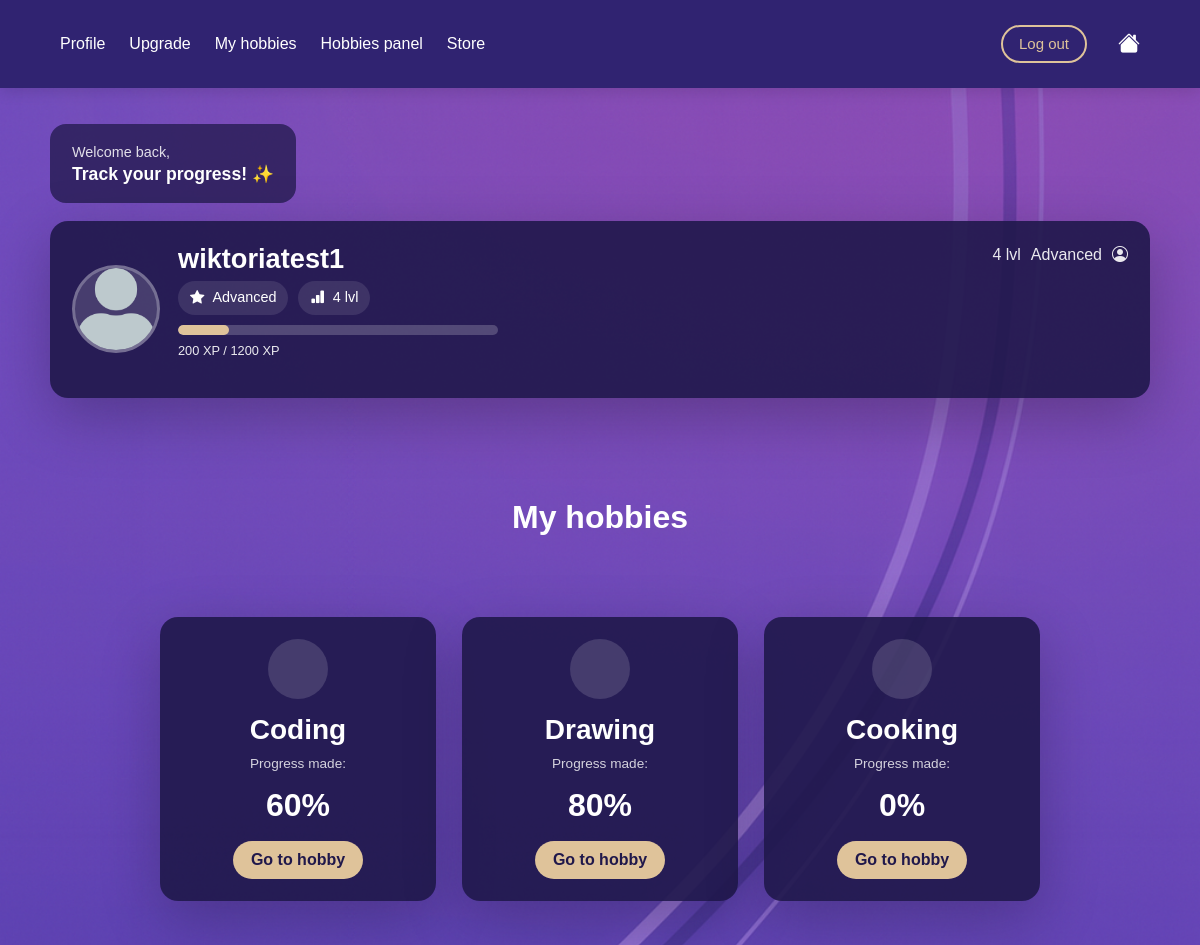
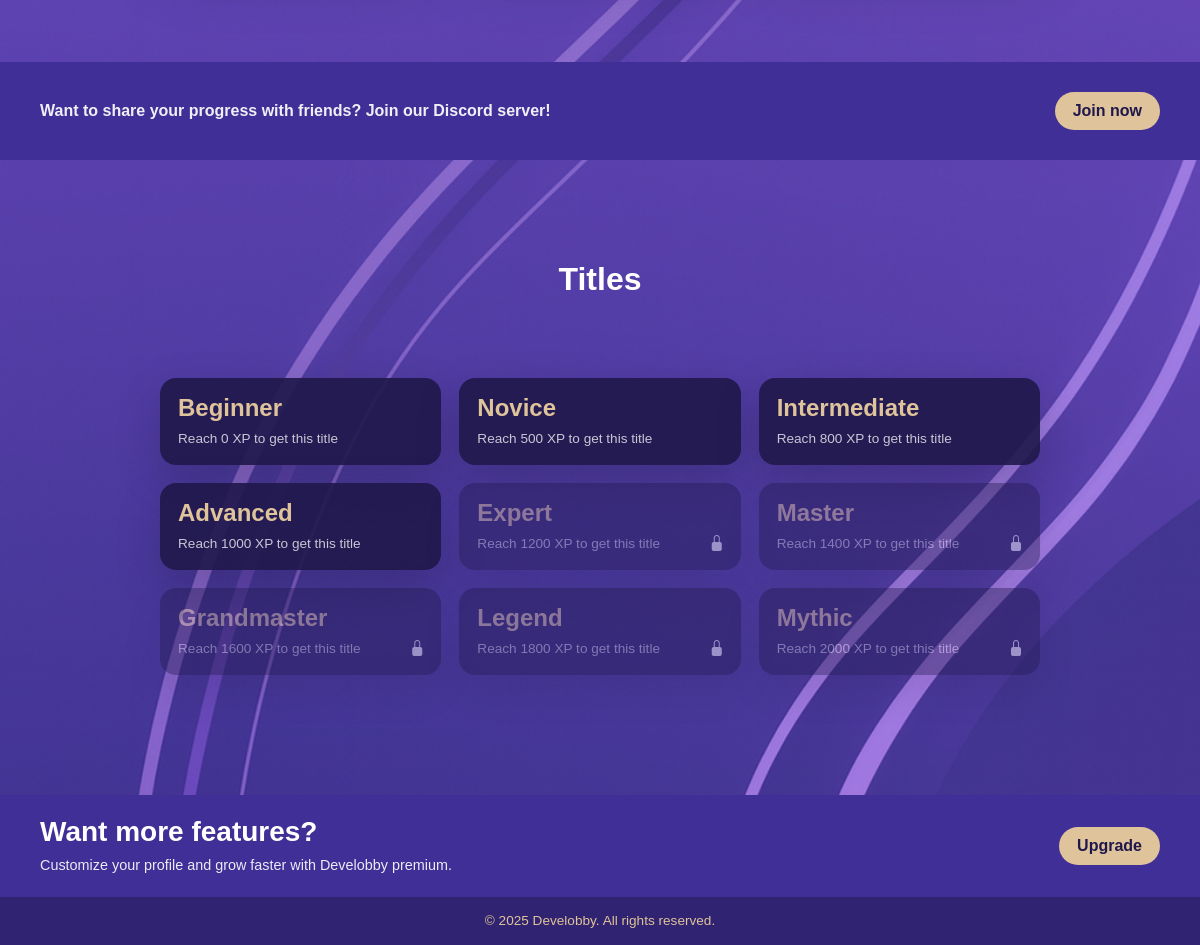
The app's page /profile/ (signed in) with its own data (2 pictures, top to bottom).
### myapp/models.py (models this page shows, shortened)
class Level(models.Model):
    title = models.CharField(max_length=100, unique=True)
    xp_required = models.PositiveIntegerField()
    class Meta:
        ordering = ['xp_required']

class Hobby(models.Model):
    user = models.ForeignKey(User, on_delete=models.CASCADE, related_name="hobbies")
    detail = models.ForeignKey(HobbyDetail, on_delete=models.CASCADE)

class HobbyDetail(models.Model):
    name = models.CharField(max_length=100, unique=True)
    description = models.TextField()

### myapp/views.py (the view)
# urls.py: path('profile/', views.profile, name='profile'),
@login_required
def profile(request):
    user = request.user
    hobbies = (
        Hobby.objects
        .filter(user=user)
        .select_related("detail")
    )
    HOBBY_ICONS = {
        "Cooking": "fi fi-rr-hat-chef",
        "Drawing": "fi fi-rr-drawer-alt",
        "Coding": "fi fi-rr-square-terminal",
        "Music": "fi fi-rr-music-alt",
        "Fitness": "fi fi-tr-dumbbell-ray",
    }
    for hobby in hobbies:
        hobby.icon = HOBBY_ICONS.get(hobby.detail.name, "fi fi-rr-star")
        challenges = Challenge.objects.filter(hobby_detail=hobby.detail)
        total = challenges.count()
        completed = UserChallenges.objects.filter(
            user=user,
            challenge__in=challenges,
            completed=True
        ).count()
        hobby.progress = int((completed / total) * 100) if total > 0 else 0
    stats, _ = UserStats.objects.get_or_create(user=user)
    current_xp = stats.xp_total
    levels = list(Level.objects.all().order_by("xp_required"))
    current_level = stats.level if stats.level else levels[0]
    next_level = None
    level_number = 1
    for i, lvl in enumerate(levels):
        if lvl.id == current_level.id:
            level_number = i + 1
            if i + 1 < len(levels):
                next_level = levels[i + 1]
            break
    progress_percent = 100
    xp_color = "xp-high"
    if next_level:
        xp_range = next_level.xp_required
        if xp_range > 0:
            progress_percent = int((current_xp / xp_range) * 100)
            progress_percent = max(0, min(progress_percent, 100))
    return render(request, "myapp/profile.html", {
        "user": user,
        "hobbies": hobbies,
        "current_level": current_level,
        "next_level": next_level,
        "current_xp": current_xp,
        "progress_percent": progress_percent,
        "level_number": level_number,
        "levels": levels,
        "xp_color": xp_color,
    })

### myapp/templates/myapp/profile.html (shortened to what this page needs)
{% extends "myapp/base.html" %}
{% load static %}
{% block extra_css %}
<link rel="stylesheet" href="{% static 'css/profile.css' %}">
{% endblock %}
{% block content %}
<main class="profile-bg">
  <div class="profile-container">
    <div class="welcome-card">
      <p class="welcome-small">Welcome back,</p>
      <h3 class="welcome-title">Track your progress! ✨</h3>
    </div>
    <section class="user-card">
      <div class="user-left">
        <div class="avatar">
          <img src="{% static 'img/avatar.png' %}" alt="User avatar">
        </div>
        <div class="user-info">
          <h2 class="username">{{ request.user.username }}</h2>
          <div class="user-badges">
            {% if current_level %}
              <span class="badge-pill">
                <i class="bi bi-star-fill"></i>
                {{ current_level.title }}
              </span>
              <span class="badge-pill">
                <i class="bi bi-bar-chart-fill"></i>
                {{ level_number }} lvl
              </span>
            {% endif %}
          </div>
          <div class="xp-wrap">
            <div class="xp-bar">
              <div class="xp-fill" style="width: {{ progress_percent }}%;"></div>
            </div>
            <p class="xp-text">
              {{ current_xp }} XP
              {% if next_level %}
                / {{ next_level.xp_required }} XP
              {% endif %}
            </p>
          </div>
        </div>
      </div>
      <div class="user-right">
        {% if current_level %}
          <div class="top-right-mini">
            <span class="mini-lvl">{{ level_number }} lvl</span>
            <span class="mini-title">{{ current_level.title }}</span>
            <i class="bi bi-person-circle mini-icon"></i>
          </div>
        {% endif %}
      </div>
    </section>
    <h2 class="section-title">My hobbies</h2>
    <section class="hobbies-grid">
      {% for hobby in hobbies %}
        <div class="hobby-card">
          <div class="hobby-icon">
          </div>
          <h3>{{ hobby.detail.name }}</h3>
          <p class="progress-label">Progress made:</p>
          <div class="progress-big">{{ hobby.progress }}%</div>
          <a href="{% url 'hobby_detail' hobby.detail.id %}" class="small-btn">
            Go to hobby
          </a>
        </div>
      {% empty %}
        <p>You have no hobbies yet.</p>
      {% endfor %}
    </section>
    <section class="discord-strip">
      <p>Want to share your progress with friends? Join our Discord server!</p>
      <a href="https://discord.gg/NMStUE7a" target="_blank" class="small-btn">
        Join now
      </a>
    </section>
    <h2 class="section-title titles-title">Titles</h2>
    <section class="titles-grid">
      {% for lvl in levels %}
        <div class="title-card {% if lvl.xp_required > current_level.xp_required %}locked-title{% endif %}">
          <h4>{{ lvl.title }}</h4>
          <p>Reach {{ lvl.xp_required }} XP to get this title</p>
          {% if lvl.xp_required > current_level.xp_required %}
            <i class="bi bi-lock-fill lock-icon"></i>
          {% endif %}
        </div>
      {% endfor %}
    </section>
    <section class="premium-banner">
      <div class="premium-text">
        <h3>Want more features?</h3>
        <p>
          Customize your profile and grow faster with Develobby premium.
        </p>
      </div>
      <a href="{% url 'upgrade' %}" class="small-btn">Upgrade</a>
    </section>
  </div>
</main>
<footer class="main-footer">
  © 2025 Develobby. All rights reserved.
</footer>
{% endblock %}

### myapp/static/css/style.css (style rules this page uses)
:root { --dark-purple: #302371; --purple: #543EA7; --beige: #DFC39A; --violet: #704ABC; --pink-violet: #9753CC; --light-violet: #B4A2E7; --white: #ffffff; }
* { box-sizing: border-box; margin: 0; padding: 0; font-family: 'Arial', sans-serif; }
body { margin: 0; background: #704ABC; color: var(--white); }
section { padding: 80px 10%; }
.main-footer { background-color: #302371; color: #DFC39A; text-align: center; padding: 18px 12px; font-size: 0.9rem; font-weight: 500; }
a { text-decoration: none !important; }
.small-btn { background: var(--beige); color: var(--dark-purple); border: none; border-radius: 999px; padding: 7px 18px; font-weight: 700; cursor: pointer; transition: transform 0.15s ease, opacity 0.15s ease; text-decoration: none; display: inline-flex; align-items: center; justify-content: center; }

### records on screen
Level: title "Advanced", xp_required "1000"
Level: xp_required "1200", title "Expert"
Hobby: detail.name "Coding", progress "60"
Hobby: detail.name "Drawing", progress "80"
Hobby: detail.name "Cooking", progress "0"
Level: title "Beginner", xp_required "0"
Level: title "Novice", xp_required "500"
Level: title "Intermediate", xp_required "800"
Level: title "Master", xp_required "1400"
Level: title "Grandmaster", xp_required "1600"
Level: title "Legend", xp_required "1800"
Level: title "Mythic", xp_required "2000"

### other values on screen
{{ request.user.username }} "wiktoriatest1"
{{ level_number }} "4"
{{ current_xp }} "200"
